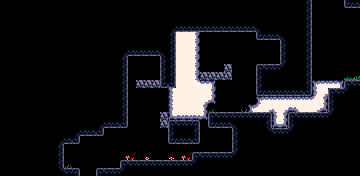

This game map was drawn from its Tiled (.tmx) file and the tilesets committed beside it. A one-line description and the trimmed map source follow:
An orthogonal 45x22 tile map with 8x8 px tiles, 1 tile layer (Tiles) and 8 objects (8x entity).

<map version="1.10" tiledversion="1.11.2" orientation="orthogonal" renderorder="right-down" width="45" height="22" tilewidth="8" tileheight="8" infinite="0" nextlayerid="1" nextobjectid="1">
 <tileset firstgid="1" source="tileset.tsx" />
 <layer id="1" name="Tiles" width="45" height="22">
  <data>[990 cells, 753 non-empty, 28 distinct tile ids]</data>
 </layer>
 <objectgroup id="2" name="Objects">
  <object id="3" name="player" type="entity" x="224" y="104" width="8" height="8" />
  <object id="11" name="crawler" type="entity" x="128" y="72" width="8" height="8" />
  <object id="8" name="ice_block" type="entity" x="208" y="56" width="8" height="8" />
  <object id="14" name="static_fragile_block" type="entity" x="128" y="80" width="8" height="8" />
  <object id="13" name="water_tank" type="entity" x="216" y="144" width="8" height="8" />
  <object id="12" name="ice_block" type="entity" x="208" y="64" width="8" height="8" />
  <object id="18" name="hint_sign" type="entity" x="264" y="56" width="8" height="8">
   <properties>
    <property name="text" value="room08_hint" />
   </properties>
  </object>
  <object id="15" name="ice_block" type="entity" x="208" y="48" width="8" height="8" />
 </objectgroup>
</map>
